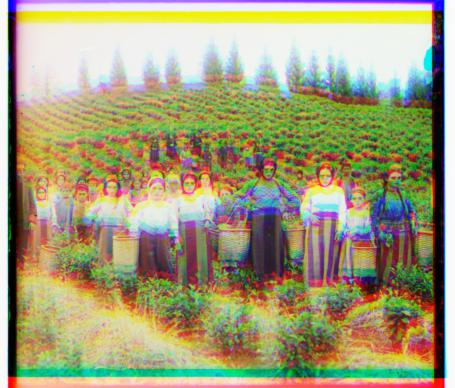
#> input picture 1/compressed_media/harvesters.jpg, 455 x 388 px, given in place of harvesters.tif, which was not available
$ python help.py
#> lines starting #> are read from the running program, lines starting #| are printed output that depends on the picture; pictures that were not available may be replaced by others from this repository, and a replacement may not be noted
#!/usr/bin/env python
# coding: utf-8

# In[70]:


# import libaraies

import numpy as np
import skimage as sk
import skimage.io as skio
from skimage.transform import resize
import os


# In[71]:


# set debug
# debug = True
debug = False


# In[72]:


# name of the input file
# time on two small files first

imname = 'monastery.jpg' # another file to test: 'monastery.jpg', 'cathedral.jpg'

# test on tif
imname = 'media/self_portrait.tif'
imname = 'media/harvesters.tif'


# In[73]:


# read in the image
im = skio.imread(imname)
#> im is the input picture: shape (388, 455, 3); mean R, G, B 163.4, 157.7, 122.2


# In[74]:


# convert to double (might want to do this later on to save memory)
im = sk.img_as_float(im)

if debug:
    print(im.shape)
    print(im * 255)


# In[75]:


# compute the height of each part (just 1/3 of total)
height = np.floor(im.shape[0] / 3.0).astype(int)
#> height = 129


# In[76]:


# separate color channels, by pics
b = im[:height]
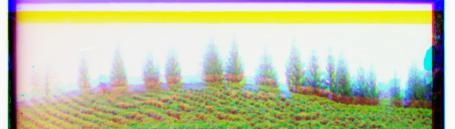
#> b: shape (129, 455, 3) float64; mean R, G, B 0.756, 0.772, 0.655
g = im[height: 2*height]
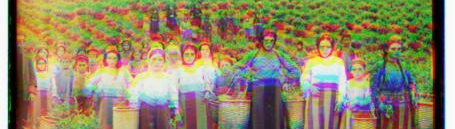
#> g: shape (129, 455, 3) float64; mean R, G, B 0.571, 0.525, 0.401
r = im[2*height: 3*height]
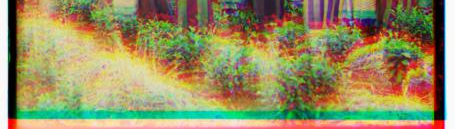
#> r: shape (129, 455, 3) float64; mean R, G, B 0.594, 0.558, 0.381

# [20 lines left out: function crop_edge, not called in this run]


# In[77]:


if (debug):
    print(type(b)) # <class numpy.ndarray'>
    print("B: ", b, "G: ", g, "R", r) # b, g, r is a array


# In[78]:


# align the images
# functions that might be useful for aligning the images include:
# np.roll, np.sum, sk.transform.rescale (for multiscale)

# failed to using the crop
if(debug):
    skio.imshow(im)
    print(im.shape)

if(debug):
    H, W = im.shape
    H = (H // 3) * 3  # let H could be divide by 3 to crop
    print("height of the image: ", H, "\nweight of the image: ", W)
    crop_im = np.array([im[:int(H/3), :], im[int(H/3):int(2*H/3), :], im[int(2*H/3):int(H), :]])
    skio.imshow(crop_im[0])
    skio.imshow(r)
    skio.imshow(b)
    # skio.imshow(g)


# In[79]:


# define align function
# covert to uint8, unsigned integer
# Normalized cross-correlation (NCC) or Euclidean Distance or Structural Similarity (SSIM) Index to figure out how much we want to np.roll
# Euclidean Distance: sqrt(sum(sum((image1-image2).^2)))

# np.roll, np.sum, sk.transform.rescale (for multiscale)
# np.roll
# axis=0 y轴移动, axis=1 x轴移动

# we want to define a align function that align each pixel and make sure that the error is most small
# we want use np.roll function to manually align each pic in positive spaces, and calculate the error and find the smallest one as perfect align

# skimage.metrics.structural_similarity(im1, im2, *, win_size=None, gradient=False, data_range=None, channel_axis=None, gaussian_weights=False, full=False, **kwargs)
def eucliden_distance(image1, image2):
    return np.sqrt(np.sum((image1 - image2)**2))

# [16 lines left out: function align_eucliden_distance_version, not called in this run]

def ssim(image1, image2):
    return sk.metrics.structural_similarity(image1, image2, data_range=1)

# [40 lines left out: functions ssim_align, align, not called in this run]

if (debug):
    print([i for i in range(-15, 15 + 1)])
    print(np.roll(np.roll(r, -15, axis=1), 0, axis=0))


# In[80]:


get_ipython().run_cell_magic('time', '', '\n# result\nag, ag_offset = align(crop_edge(g), crop_edge(b))\nar, ar_offset = align(crop_edge(r), crop_edge(b))\nprint("green offset: ", ag_offset, "\\nred offset: ", ar_offset)\n\ndef covert_to_uint8(data):\n    return_me = data * 255\n    return return_me.astype(np.uint8)\n\nif(debug):\n    print("date type for elements in ag, ar, b", type(ag[0][0]), type(ar[0][0]), type(b[0][0]))\n    print("green offset: ", ag_offset, "\\nred offset: ", ar_offset)\n\n# create a color image\nim_out = np.dstack([covert_to_uint8(ar), covert_to_uint8(ag), covert_to_uint8(crop_edge(b))]) # 堆叠数组，这里堆叠三个颜色\n\n# save the image\nfname = \'out_fname.jpg\'\nskio.imsave(fname, im_out)\n\n\n# display the image\nskio.imshow(im_out)\nskio.show()\n')


# In[ ]:

$ run again, with 1/compressed_media/cathedral.jpg copied over 1/compressed_media/harvesters.jpg
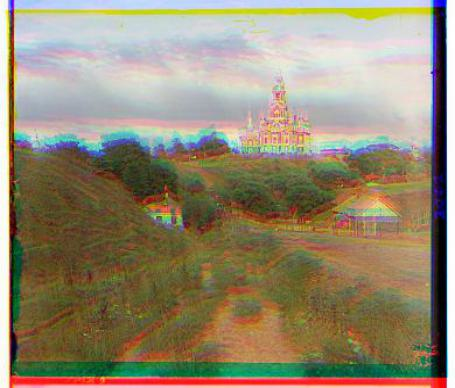
#> input picture 1/compressed_media/cathedral.jpg, 455 x 388 px, given in place of harvesters.tif, which was not available
#> im is the input picture: shape (388, 455, 3); mean R, G, B 148.4, 137.2, 113.2
#> `g = im[height: 2*height]`:
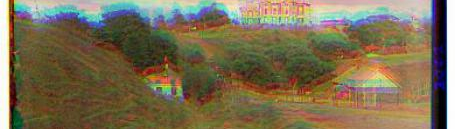
#> g: shape (129, 455, 3) float64; mean R, G, B 0.487, 0.436, 0.326
#> `r = im[2*height: 3*height]`:
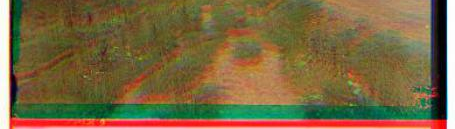
#> r: shape (129, 455, 3) float64; mean R, G, B 0.481, 0.404, 0.252

$ run again, with 1/compressed_media/church.jpg copied over 1/compressed_media/harvesters.jpg
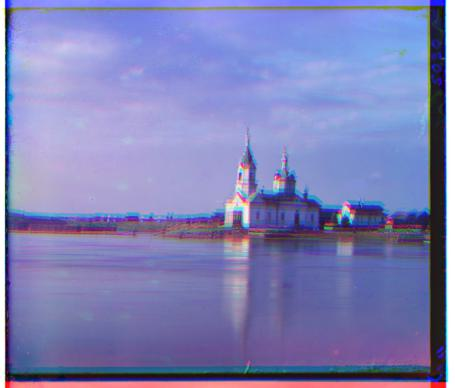
#> input picture 1/compressed_media/church.jpg, 455 x 388 px, given in place of harvesters.tif, which was not available
#> im is the input picture: shape (388, 455, 3); mean R, G, B 128.2, 130, 182.9
#> `g = im[height: 2*height]`:
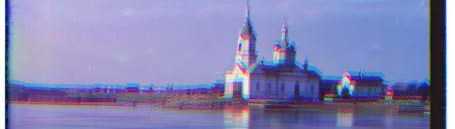
#> g: shape (129, 455, 3) float64; mean R, G, B 0.521, 0.523, 0.706
#> `r = im[2*height: 3*height]`:
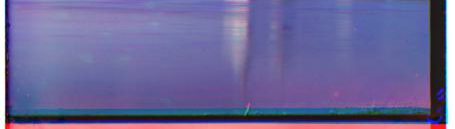
#> r: shape (129, 455, 3) float64; mean R, G, B 0.427, 0.404, 0.597

$ run again, with 1/compressed_media/emir.jpg copied over 1/compressed_media/harvesters.jpg
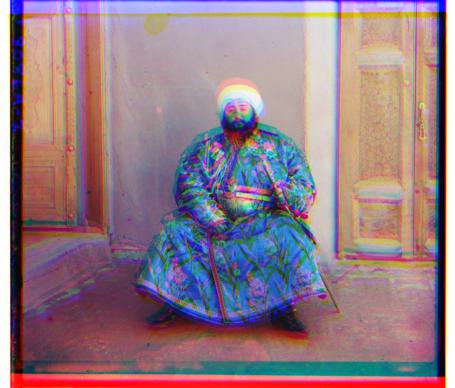
#> input picture 1/compressed_media/emir.jpg, 455 x 388 px, given in place of harvesters.tif, which was not available
#> im is the input picture: shape (388, 455, 3); mean R, G, B 148.8, 123.6, 133.9
#> `g = im[height: 2*height]`:
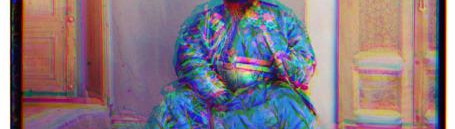
#> g: shape (129, 455, 3) float64; mean R, G, B 0.526, 0.466, 0.504
#> `r = im[2*height: 3*height]`:
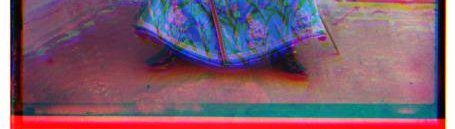
#> r: shape (129, 455, 3) float64; mean R, G, B 0.5, 0.363, 0.437
